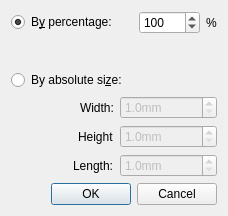
<?xml version="1.0" encoding="UTF-8"?>
<ui version="4.0">
 <class>ScaleWindow</class>
 <widget class="QDialog" name="ScaleWindow">
  <property name="geometry">
   <rect>
    <x>0</x>
    <y>0</y>
    <width>228</width>
    <height>216</height>
   </rect>
  </property>
  <property name="windowTitle">
   <string>Scale</string>
  </property>
  <layout class="QVBoxLayout" name="verticalLayout">
   <item>
    <layout class="QHBoxLayout" name="horizontalLayout_5">
     <item>
      <widget class="QRadioButton" name="rbtnPercentage">
       <property name="text">
        <string>B&amp;y percentage:</string>
       </property>
       <property name="checked">
        <bool>true</bool>
       </property>
      </widget>
     </item>
     <item>
      <spacer name="horizontalSpacer_5">
       <property name="orientation">
        <enum>Qt::Horizontal</enum>
       </property>
       <property name="sizeHint" stdset="0">
        <size>
         <width>40</width>
         <height>20</height>
        </size>
       </property>
      </spacer>
     </item>
     <item>
      <widget class="QSpinBox" name="spinPrecent">
       <property name="minimum">
        <number>1</number>
       </property>
       <property name="maximum">
        <number>10000</number>
       </property>
       <property name="value">
        <number>100</number>
       </property>
      </widget>
     </item>
     <item>
      <widget class="QLabel" name="label">
       <property name="text">
        <string>%</string>
       </property>
      </widget>
     </item>
    </layout>
   </item>
   <item>
    <spacer name="verticalSpacer">
     <property name="orientation">
      <enum>Qt::Vertical</enum>
     </property>
     <property name="sizeHint" stdset="0">
      <size>
       <width>20</width>
       <height>40</height>
      </size>
     </property>
    </spacer>
   </item>
   <item>
    <layout class="QHBoxLayout" name="horizontalLayout_4">
     <item>
      <widget class="QRadioButton" name="rbtnAbsolute">
       <property name="text">
        <string>By absolute si&amp;ze:</string>
       </property>
      </widget>
     </item>
     <item>
      <spacer name="horizontalSpacer">
       <property name="orientation">
        <enum>Qt::Horizontal</enum>
       </property>
       <property name="sizeHint" stdset="0">
        <size>
         <width>40</width>
         <height>20</height>
        </size>
       </property>
      </spacer>
     </item>
    </layout>
   </item>
   <item>
    <layout class="QHBoxLayout" name="horizontalLayout_3">
     <item>
      <spacer name="horizontalSpacer_6">
       <property name="orientation">
        <enum>Qt::Horizontal</enum>
       </property>
       <property name="sizeHint" stdset="0">
        <size>
         <width>40</width>
         <height>20</height>
        </size>
       </property>
      </spacer>
     </item>
     <item>
      <widget class="QLabel" name="label_3">
       <property name="text">
        <string>Width:</string>
       </property>
      </widget>
     </item>
     <item>
      <widget class="QDoubleSpinBox" name="spinWidth">
       <property name="enabled">
        <bool>false</bool>
       </property>
       <property name="suffix">
        <string>mm</string>
       </property>
       <property name="decimals">
        <number>1</number>
       </property>
       <property name="minimum">
        <double>1.000000000000000</double>
       </property>
       <property name="maximum">
        <double>2000000.000000000000000</double>
       </property>
      </widget>
     </item>
    </layout>
   </item>
   <item>
    <layout class="QHBoxLayout" name="horizontalLayout_2">
     <item>
      <spacer name="horizontalSpacer_7">
       <property name="orientation">
        <enum>Qt::Horizontal</enum>
       </property>
       <property name="sizeHint" stdset="0">
        <size>
         <width>40</width>
         <height>20</height>
        </size>
       </property>
      </spacer>
     </item>
     <item>
      <widget class="QLabel" name="label_2">
       <property name="text">
        <string>Height</string>
       </property>
      </widget>
     </item>
     <item>
      <widget class="QDoubleSpinBox" name="spinHeight">
       <property name="enabled">
        <bool>false</bool>
       </property>
       <property name="suffix">
        <string>mm</string>
       </property>
       <property name="decimals">
        <number>1</number>
       </property>
       <property name="minimum">
        <double>1.000000000000000</double>
       </property>
       <property name="maximum">
        <double>2000000.000000000000000</double>
       </property>
      </widget>
     </item>
    </layout>
   </item>
   <item>
    <layout class="QHBoxLayout" name="horizontalLayout">
     <item>
      <spacer name="horizontalSpacer_8">
       <property name="orientation">
        <enum>Qt::Horizontal</enum>
       </property>
       <property name="sizeHint" stdset="0">
        <size>
         <width>40</width>
         <height>20</height>
        </size>
       </property>
      </spacer>
     </item>
     <item>
      <widget class="QLabel" name="label_7">
       <property name="text">
        <string>Length:</string>
       </property>
      </widget>
     </item>
     <item>
      <widget class="QDoubleSpinBox" name="spinLength">
       <property name="enabled">
        <bool>false</bool>
       </property>
       <property name="suffix">
        <string>mm</string>
       </property>
       <property name="decimals">
        <number>1</number>
       </property>
       <property name="minimum">
        <double>1.000000000000000</double>
       </property>
       <property name="maximum">
        <double>2000000.000000000000000</double>
       </property>
      </widget>
     </item>
    </layout>
   </item>
   <item>
    <widget class="QDialogButtonBox" name="buttonBox">
     <property name="orientation">
      <enum>Qt::Horizontal</enum>
     </property>
     <property name="standardButtons">
      <set>QDialogButtonBox::Cancel|QDialogButtonBox::Ok</set>
     </property>
    </widget>
   </item>
  </layout>
 </widget>
 <resources/>
 <connections>
  <connection>
   <sender>buttonBox</sender>
   <signal>accepted()</signal>
   <receiver>ScaleWindow</receiver>
   <slot>accept()</slot>
   <hints>
    <hint type="sourcelabel">
     <x>248</x>
     <y>254</y>
    </hint>
    <hint type="destinationlabel">
     <x>157</x>
     <y>274</y>
    </hint>
   </hints>
  </connection>
  <connection>
   <sender>buttonBox</sender>
   <signal>rejected()</signal>
   <receiver>ScaleWindow</receiver>
   <slot>reject()</slot>
   <hints>
    <hint type="sourcelabel">
     <x>316</x>
     <y>260</y>
    </hint>
    <hint type="destinationlabel">
     <x>286</x>
     <y>274</y>
    </hint>
   </hints>
  </connection>
 </connections>
</ui>
